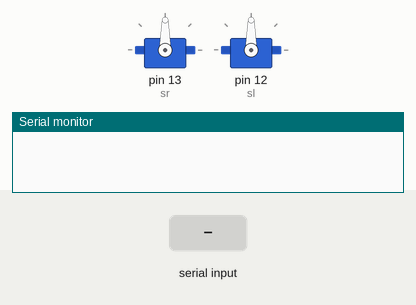
Recording of a sketch running on a simulated Arduino Uno, built with avr-gcc and run on an emulated ATmega328P. On the bench: 2 × servo, the last lines printed to the serial monitor. The test bench sets the inputs (shaded band).

Above: at 1.2 s.
1.3 s: "1" received over Serial
At 3.4 s:
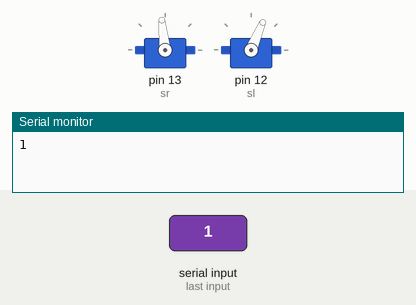
3.8 s: "0" received over Serial
At 5.3 s:
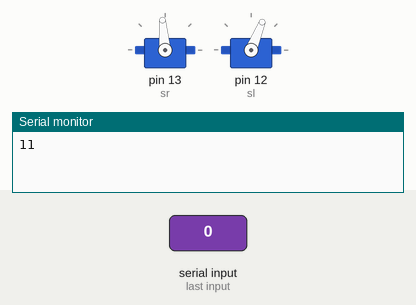
Timing chart, 0 to 6.8 s (numbered marks = the images above; inputs shaded):
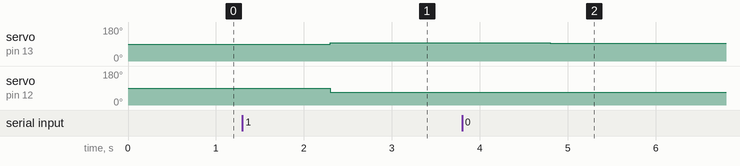

The sketch:

bluetooth.ino
```cpp
#include <Servo.h>
Servo sr, sl;
void setup() {
  Serial.begin(9600);
  sr.attach(13);
  sl.attach(12);
}
void loop() {
  if (Serial.available()) {
    char b[2];
    int p, r;
    Serial.readBytes(b, 2);
    p = b[0] * 3;
    r = b[1];
    sr.write(1500 + p - r);
    sl.write(1500 - p - r);
    Serial.write('1');
  }
}
```

linked_list.c
```cpp
//연결 리스트를 사용하여 학생의 이름과 점수를 저장하는 코드

#include <stdio.h>
#include <stdlib.h>
#include <string.h>

// 학생 정보를 저장하는 노드 구조체 정의
struct Node {
    char name[50];
    int score;
    struct Node* next;
};

// 노드 추가 함수
void addNode(struct Node** head, char* name, int score) {
    struct Node* newNode = malloc(sizeof(struct Node));
    strcpy(newNode->name, name);   // 학생 이름 복사
    newNode->score = score;        // 점수 설정
    newNode->next = *head;
    *head = newNode;
}

// 리스트 출력 함수
void printList(struct Node* head) {
    while (head) {
        printf("Name: %s, Score: %d\n", head->name, head->score);
        head = head->next;
    }
}

int main() {
    struct Node* head = NULL;

    // 여러 학생 추가
    addNode(&head, "Alice", 85);
    addNode(&head, "Bob", 90);
    addNode(&head, "Charlie", 78);

    // 리스트 출력
    printList(head);

    return 0;
}
```

Measured:
- after the input at 1.3 s, servo on pin 13 (sr): 90° → 96° after 1.0 s; servo on pin 12 (sl): 90° → 67° after 1.0 s
- after the input at 3.8 s, servo on pin 13 (sr): 96° → 95° after 1.0 s; servo on pin 12 (sl): 67° → 68° after 1.0 s
